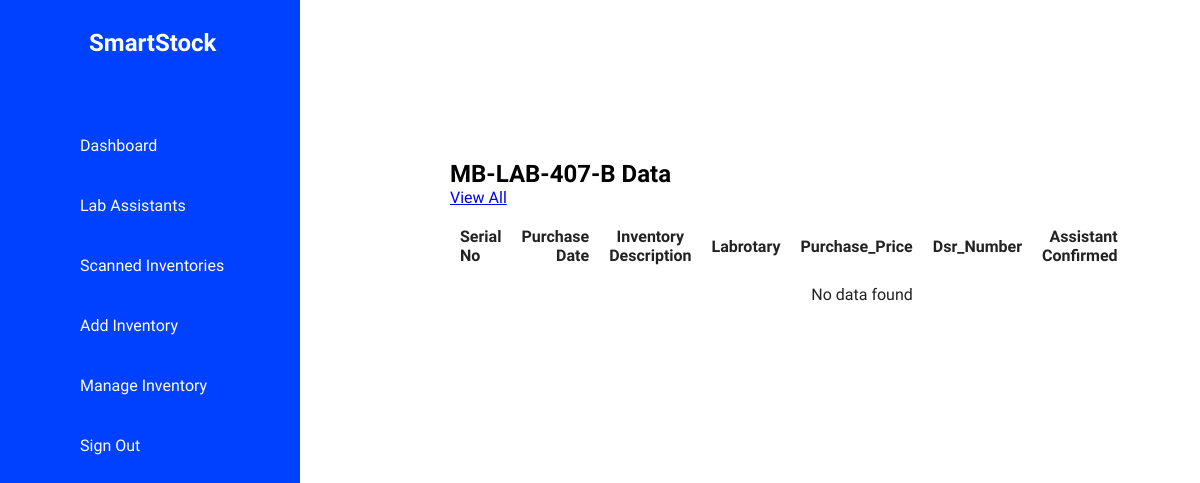
Page /Labs/Lab407B.php on the earlier database version.
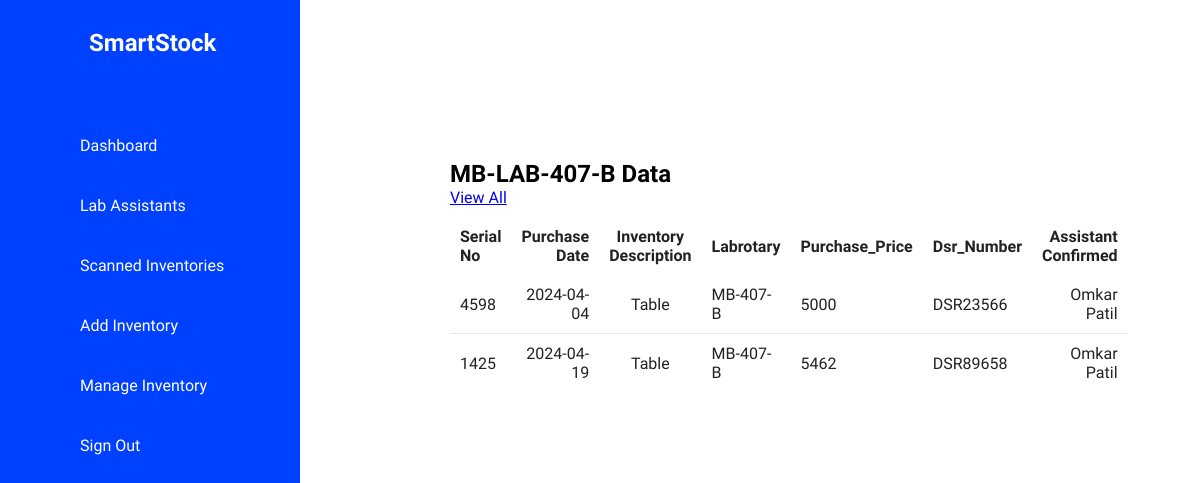
Same page on the later database version.
### tables this page shows
CREATE TABLE `inventory_data` (
  `serial_no` int(11) NOT NULL,
  `purchase_date` date DEFAULT NULL,
  `Inventory_Description` varchar(500) DEFAULT NULL,
  `labrotary` varchar(50) DEFAULT NULL,
  `Purchase_Price` int(11) DEFAULT NULL,
  `dsr_number` varchar(70) DEFAULT NULL,
  `Assistant_Confirmed` varchar(100) DEFAULT NULL,
  `image_url` mediumblob NOT NULL
);

### Labs/Lab407B.php (the view, shortened to what this page needs)
<!DOCTYPE html>
<html lang="en">
<head>
    <link rel="stylesheet" href="../css/labs.css" />
</head>
<body>
    <div class="container">
        <div class="navigation">
            <ul>
                <li>
                    <a href="#">
                        <span class="icon"><ion-icon name="cart"></ion-icon></span>
                        <span class="logo">
                            <h2>SmartStock</h2>
                        </span>
                    </a>
                </li>
                <li>
                    <a href="../dashboard.php">
                        <span class="icon"><ion-icon name="home-outline"></ion-icon></span>
                        <span class="title">Dashboard</span>
                    </a>
                </li>
                <li>
                    <a href="../lab_assist.php">
                        <span class="icon"><ion-icon name="person-outline"></ion-icon></span>
                        <span class="title">Lab Assistants</span>
                    </a>
                </li>
                <li>
                    <a href="../scan_invent.php">
                        <span class="icon"><ion-icon name="scan-outline"></ion-icon></span>
                        <span class="title">Scanned Inventories</span>
                    </a>
                </li>
                <li>
                    <a href="../addinventory.php">
                        <span class="icon"><ion-icon name="add-outline"></ion-icon></span>
                        <span class="title">Add Inventory</span>
                    </a>
                </li>
                <li>
                    <a href="../manage_invent.php">
                        <span class="icon"><ion-icon name="settings-outline"></ion-icon></span>
                        <span class="title">Manage Inventory</span>
                    </a>
                </li>
                <li>
                    <a href="../index.php">
                        <span class="icon"><ion-icon name="log-out-outline"></ion-icon></span>
                        <span class="title">Sign Out</span>
                    </a>
                </li>
            </ul>
        </div>
        <div class="main">
            <div class="topbar">
                <div class="toggle">
                </div>
            </div>
<div class="details">
            <div class="recentOrders">
                    <div class="cardHeader">
                        <h2>MB-LAB-407-B Data</h2>
                        <a href="#" class="btn">View All</a>
                    </div>
                    <table>
                        <thead>
                            <tr>
                                <td>Serial No</td>
                                <td>Purchase Date</td>
                                <td>Inventory Description</td>
                                <td>Labrotary</td>
                                <td>Purchase_Price</td>
                                <td>Dsr_Number</td>
                                <td>Assistant Confirmed</td>
                            </tr>
                        </thead>
                        <?php
            include_once ('../connection.php');
            $sql = "SELECT * FROM inventory_data where labrotary='MB-407-B'";
            $result = $conn->query($sql);
            if ($result->num_rows > 0) {
                while ($row = $result->fetch_assoc()) {
                    echo "<tr>";
                    echo "<td>" . $row["serial_no"] . "</td>";
                    echo "<td>" . $row["purchase_date"] . "</td>";
                    echo "<td>" . $row["Inventory_Description"] . "</td>";
                    echo "<td>" . $row["labrotary"] . "</td>";
                    echo "<td>" . $row["Purchase_Price"] . "</td>";
                    echo "<td>" . $row["dsr_number"] . "</td>";
                    echo "<td>" . $row["Assistant_Confirmed"] . "</td>";
                    echo "</tr>";
                }
            } else {
                echo "<tr><td colspan='5'>No data found</td></tr>";
            }
            ?>
                    </table>
            </div>
        </div>
</body>
</html>

Differences in the rows shown:
added inventory_data: serial_no "4598", purchase_date "2024-04-04", Inventory_Description "Table", labrotary "MB-407-B", Purchase_Price "5000", dsr_number "DSR23566", Assistant_Confirmed "Omkar Patil"
added inventory_data: serial_no "1425", purchase_date "2024-04-19", Inventory_Description "Table", labrotary "MB-407-B", Purchase_Price "5462", dsr_number "DSR89658", Assistant_Confirmed "Omkar Patil"
Other differences:
text no longer shown: "No data found"
